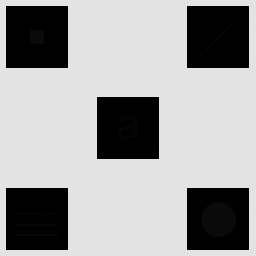
#> input picture Imagen_con_detalles_escondidos.tif, 256 x 256 px
$ python PROBLEMA1-TP1.PY
#> lines starting #> are read from the running program, lines starting #| are printed output that depends on the picture
#PROBLEMA1 TP1 PDI GRUPO 5

import cv2
import numpy as np
import matplotlib.pyplot as plt

#ECUALIZACIÓN LOCAL DE HISTOGRAMA.

def ecualizacion_local_histograma(imagen, M, N):
    filas, columnas = imagen.shape

    margen_y = M // 2
    margen_x = N // 2

    #extendemos para poder trabajar con los extremos tambien
    imagen_extendida = cv2.copyMakeBorder(imagen, margen_y, margen_y, margen_x, margen_x, cv2.BORDER_REPLICATE)

    imagen_resultado = np.zeros_like(imagen, dtype = np.uint8)

    #recorremos cada pixel de imagen original
    for i in range(filas):
        for j in range(columnas):

            #region local de pixel actual (vecindario)
            region = imagen_extendida[i:i+M, j:j+N]

            #calculamos histograma de esa region
            histograma, _ = np.histogram(region, bins=256, range=(0, 256))

            #normalizamos
            histograma = histograma / (M * N)

            suma_acumulada = np.cumsum(histograma)

            #nuevo valor pixel central
            pixel_central = imagen_extendida[i + margen_y, j + margen_x]
            nuevo_valor = 255 * suma_acumulada[pixel_central]

            imagen_resultado[i, j] = np.uint8(nuevo_valor)

    return imagen_resultado

imagen = cv2.imread("Imagen_con_detalles_escondidos.tif", cv2.IMREAD_GRAYSCALE)
#> imagen is the input picture: shape (256, 256); min 0, max 228, mean 160.7

resultado_3x3 = ecualizacion_local_histograma(imagen, 3, 3)
#> after the loop in ecualizacion_local_histograma, `for i in range(filas):`:
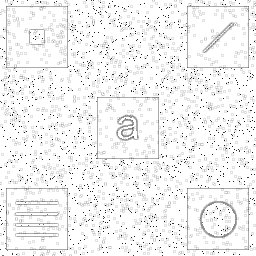
#> imagen_resultado: shape (256, 256); min 28, max 255, mean 242.4
plt.figure(), plt.imshow(resultado_3x3, cmap="gray"), plt.title("Ecualizacion local 3 x 3"), plt.show(block=False)

resultado_9x9=ecualizacion_local_histograma(imagen,9,9)
#> call 2 of ecualizacion_local_histograma, with M = 9, N = 9
#> in ecualizacion_local_histograma (call 2), `imagen_extendida = cv2.copyMakeBorder(imagen, margen_y, margen_y, marg..`:
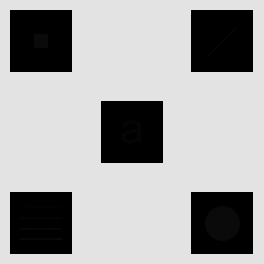
#> imagen_extendida: shape (264, 264); min 0, max 228, mean 164.6
#> after the loop in ecualizacion_local_histograma (call 2), `for i in range(filas):`:
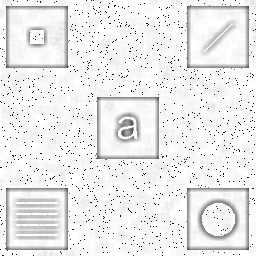
#> imagen_resultado: shape (256, 256); min 3, max 255, mean 236.1
plt.figure(), plt.imshow(resultado_9x9, cmap="gray"),plt.title("Ecualizacion local 9 x 9"), plt.show(block=False)

resultado_25x25 = ecualizacion_local_histograma (imagen, 25, 25)
#> call 3 of ecualizacion_local_histograma, with M = 25, N = 25
#> in ecualizacion_local_histograma (call 3), `imagen_extendida = cv2.copyMakeBorder(imagen, margen_y, margen_y, marg..`:
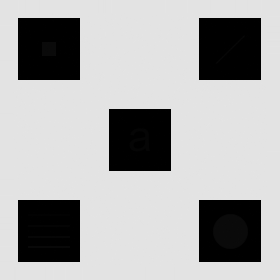
#> imagen_extendida: shape (280, 280); min 0, max 228, mean 171.5
#> after the loop in ecualizacion_local_histograma (call 3), `for i in range(filas):`:
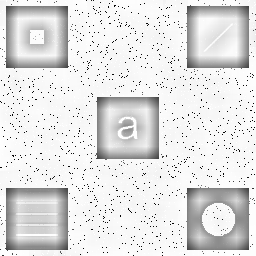
#> imagen_resultado: shape (256, 256); min 1, max 255, mean 226.4
#> after the loop in ecualizacion_local_histograma (call 3), `for i in range(filas):`:
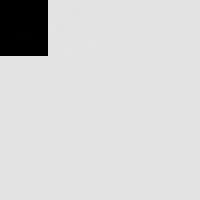
#> region: shape (25, 25) (shown 8 times larger); min 0, max 228, mean 211.8
plt.figure(), plt.imshow(resultado_25x25, cmap="gray"),plt.title("Ecualizacion local 25 x 25"), plt.show(block=False)

plt.figure(figsize=(10,5))
plt.subplot(2,2,1)
plt.title("Imagen original")
plt.imshow(imagen, cmap="gray")

plt.subplot(2,2,2)
plt.title("Ecualización local - 3x3")
plt.imshow(resultado_3x3, cmap="gray")

plt.subplot(2,2,3)
plt.title("Ecualización local - 9x9")
plt.imshow(resultado_9x9, cmap="gray")

plt.subplot(2,2,4)
plt.title("Ecualización local - 25x25")
plt.imshow(resultado_25x25, cmap="gray")
plt.show()
